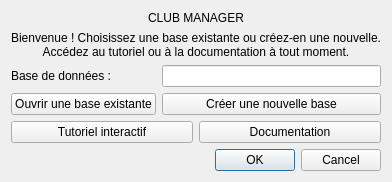
<?xml version="1.0" encoding="UTF-8"?>
<ui version="4.0">
 <class>WelcomeDialog</class>
 <widget class="QDialog" name="WelcomeDialog">
  <layout class="QVBoxLayout" name="verticalLayout">
   <item>
    <widget class="QLabel" name="labelLogo">
     <property name="text"><string>CLUB MANAGER</string></property>
     <property name="alignment"><set>Qt::AlignCenter</set></property>
    </widget>
   </item>
   <item>
    <widget class="QLabel" name="labelDesc">
     <property name="text">
      <string>Bienvenue ! Choisissez une base existante ou créez-en une nouvelle.
Accédez au tutoriel ou à la documentation à tout moment.</string>
     </property>
     <property name="alignment"><set>Qt::AlignCenter</set></property>
    </widget>
   </item>
   <item>
    <layout class="QFormLayout" name="formLayout">
     <item row="0" column="0"><widget class="QLabel" name="labelDBPath"><property name="text"><string>Base de données :</string></property></widget></item>
     <item row="0" column="1"><widget class="QLineEdit" name="editDBPath"/></item>
     <item row="1" column="0"><widget class="QPushButton" name="buttonOpenDB"><property name="text"><string>Ouvrir une base existante</string></property></widget></item>
     <item row="1" column="1"><widget class="QPushButton" name="buttonNewDB"><property name="text"><string>Créer une nouvelle base</string></property></widget></item>
    </layout>
   </item>
   <item>
    <layout class="QHBoxLayout" name="horizontalLayout">
     <item><widget class="QPushButton" name="buttonTutorial"><property name="text"><string>Tutoriel interactif</string></property></widget></item>
     <item><widget class="QPushButton" name="buttonDoc"><property name="text"><string>Documentation</string></property></widget></item>
    </layout>
   </item>
   <item>
    <widget class="QDialogButtonBox" name="buttonBox">
     <property name="orientation"><enum>Qt::Horizontal</enum></property>
     <property name="standardButtons"><set>QDialogButtonBox::Cancel|QDialogButtonBox::Ok</set></property>
    </widget>
   </item>
  </layout>
 </widget>
 <resources/>
 <connections/>
</ui>
